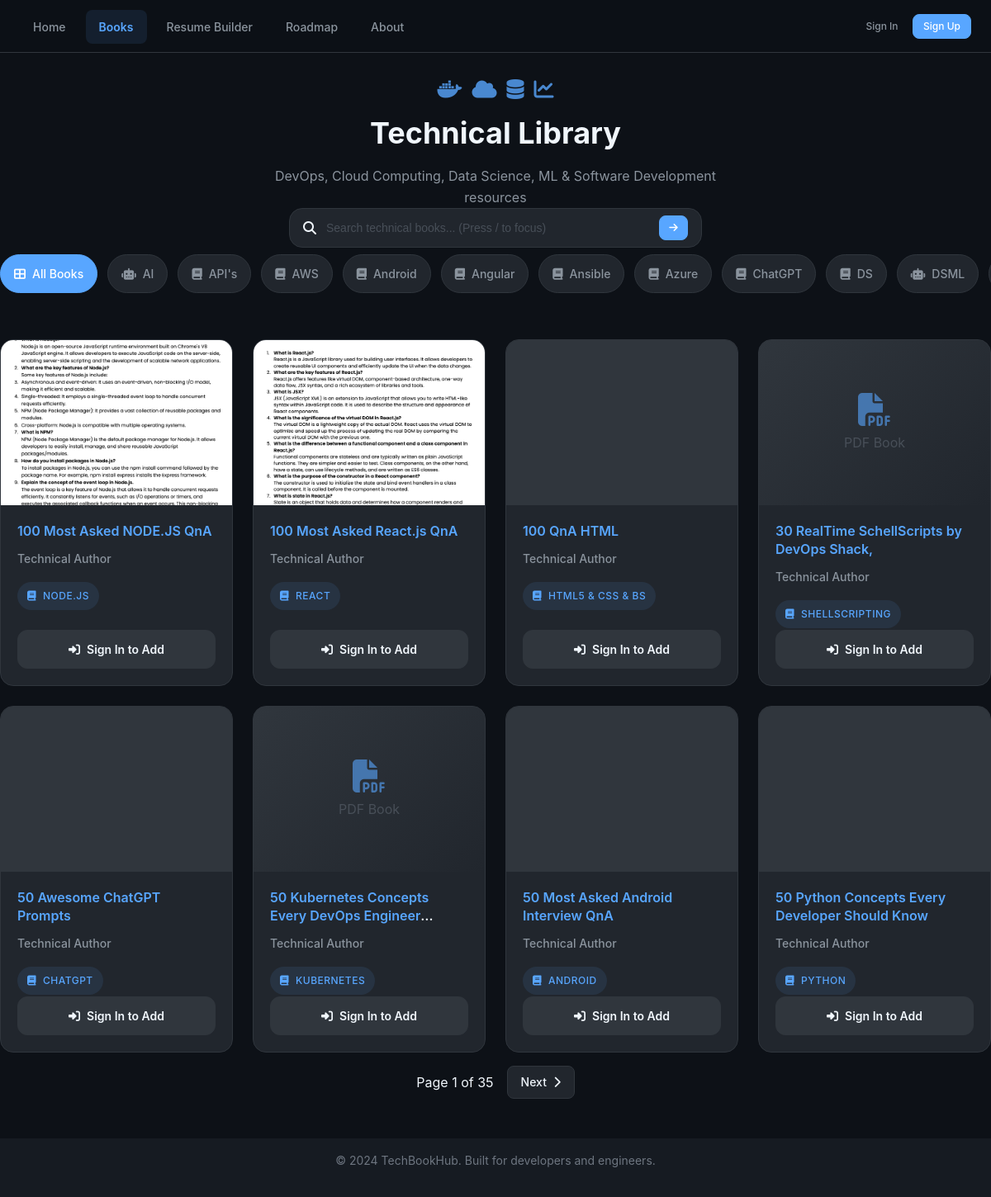
The page /books/ on the database its author committed.
### books/models.py (models this page shows, shortened)
class Category(models.Model):
    name = models.CharField(max_length=100, unique=True)
    slug = models.SlugField(max_length=100, unique=True)
    description = models.TextField(blank=True, default='')
    parent = models.ForeignKey('self', on_delete=models.CASCADE, null=True, blank=True, related_name='subcategories')
    class Meta:
        verbose_name_plural = 'Categories'

class Book(models.Model):
    id = models.AutoField(primary_key=True)
    name = models.CharField(max_length=255)
    price = models.IntegerField()
    description = models.TextField()
    author = models.CharField(max_length=255, blank=True, default='')
    cover_image = models.ImageField(upload_to='book_images/', null=True, blank=True)
    pdf = models.FileField(upload_to='book_pdfs/', null=True, blank=True)
    category = models.ForeignKey(Category, on_delete=models.SET_NULL, null=True, blank=True, related_name='books')
    @property
    def cover(self):
        return self.cover_image

### books/views.py (the view, shortened to what this page needs)
# urls.py: path('', views.index, name='books.index'),
def index(request):
    search_term = request.GET.get('search')
    if search_term:
        books = Book.objects.filter(name__icontains=search_term).order_by('name')
    else:
        books = Book.objects.all().order_by('name')
    paginator = Paginator(books, 8)  # Show 8 books per page
    page_number = request.GET.get('page')
    page_obj = paginator.get_page(page_number)
    categories = Category.objects.filter(parent=None).order_by('name')
    user_library_book_ids = []
    access_context = get_user_access_context(request.user)
    template_data = {}
    template_data['title'] = 'Books'
    template_data['books'] = page_obj
    template_data['categories'] = categories
    template_data['search_term'] = search_term
    template_data['user_library_book_ids'] = user_library_book_ids
    template_data['access_context'] = access_context
    return render(request, 'books/index.html', {'template_data': template_data})

### accounts/access_control.py (called while the page is built, shortened)
def get_user_access_context(user):
    if not user or not user.is_authenticated:
        return {
            'has_content_access': False,
            'is_superuser': False,
            'access_status': None,
            'can_request_access': False,
            'access_status_display': 'Not Authenticated'
        }

### accounts/context_processors.py (called while the page is built)
def access_control_context(request):
    try:
        if hasattr(request, 'user') and request.user and request.user.is_authenticated:
            return {
                'access_context': get_user_access_context(request.user)
            }
    except Exception as e:
        import logging
        logger = logging.getLogger(__name__)
        logger.error(f"Error in access_control_context: {e}")
    return {
        'access_context': {
            'has_content_access': False,
            'is_superuser': False,
            'access_status': None,
            'can_request_access': False,
            'access_status_display': 'Unknown'
        }
    }

### books/templates/books/index.html (shortened to what this page needs)
{% extends 'base.html' %}
{% load static %}
{% block content %}
<div class="container" style="padding: var(--space-8) 0;">
  <div class="text-center mb-12 animate-slide-down">
    <div class="d-flex justify-content-center gap-3 mb-4" style="opacity: 0.8;">
      <div class="animate-pulse" style="animation-delay: 0s;">
        <i class="fab fa-docker" style="font-size: var(--font-size-2xl); color: var(--accent-primary);"></i>
      </div>
      <div class="animate-pulse" style="animation-delay: 0.5s;">
        <i class="fas fa-cloud" style="font-size: var(--font-size-2xl); color: var(--accent-primary);"></i>
      </div>
      <div class="animate-pulse" style="animation-delay: 1s;">
        <i class="fas fa-database" style="font-size: var(--font-size-2xl); color: var(--accent-primary);"></i>
      </div>
      <div class="animate-pulse" style="animation-delay: 1.5s;">
        <i class="fas fa-chart-line" style="font-size: var(--font-size-2xl); color: var(--accent-primary);"></i>
      </div>
    </div>
    <h1 class="mb-4">Technical Library</h1>
    <p class="text-secondary" style="max-width: 600px; margin: 0 auto;">
      {% if template_data.category %}
        {{ template_data.category.name }} • Professional technical books and resources for engineers
      {% else %}
        DevOps, Cloud Computing, Data Science, ML & Software Development resources
      {% endif %}
    </p>
  </div>
  <div class="animate-slide-up animate-stagger-1 mb-10">
    <div class="text-center" style="max-width: 500px; margin: 0 auto;">
      <form method="GET" class="d-flex">
        <div class="form-group" style="flex: 1; margin-bottom: 0;">
          <div class="d-flex align-items-center gap-3" style="background-color: var(--bg-surface); border: 1px solid var(--border-default); border-radius: var(--radius-xl); padding: var(--space-2) var(--space-4); transition: all var(--transition-fast);">
            <i class="fas fa-search text-muted"></i>
            <input type="text" name="search" class="form-control" placeholder="Search technical books... (Press / to focus)"
                   value="{{ template_data.search_term|default:'' }}"
                   style="background: transparent; border: none; outline: none; padding: 0;">
            <button type="submit" class="btn btn-primary btn-sm">
              <i class="fas fa-arrow-right"></i>
            </button>
          </div>
        </div>
      </form>
    </div>
  </div>
  {% if template_data.categories %}
  <div class="category-navigation animate-slide-up animate-stagger-2">
    <div class="category-scroll">
      <a href="{% url 'books.index' %}" class="category-chip {% if not template_data.category %}active{% endif %}">
        <i class="fas fa-th-large"></i>
        <span>All Books</span>
      </a>
      {% for category in template_data.categories %}
        <a href="{% url 'books.category' category.slug %}"
           class="category-chip {% if template_data.category.id == category.id %}active{% endif %}">
          {% if 'devops' in category.name|lower or 'ops' in category.name|lower %}
            <i class="fas fa-cogs"></i>
          {% elif 'cloud' in category.name|lower %}
            <i class="fas fa-cloud"></i>
          {% elif 'data' in category.name|lower %}
            <i class="fas fa-chart-bar"></i>
          {% elif 'machine' in category.name|lower or 'ml' in category.name|lower or 'ai' in category.name|lower %}
            <i class="fas fa-robot"></i>
          {% elif 'software' in category.name|lower or 'development' in category.name|lower or 'programming' in category.name|lower %}
            <i class="fas fa-code"></i>
          {% elif 'database' in category.name|lower or 'sql' in category.name|lower %}
            <i class="fas fa-database"></i>
          {% elif 'observability' in category.name|lower or 'monitoring' in category.name|lower %}
            <i class="fas fa-chart-line"></i>
          {% else %}
            <i class="fas fa-book"></i>
          {% endif %}
          <span>{{ category.name }}</span>
        </a>
      {% endfor %}
    </div>
  </div>
  {% endif %}
  <div class="books-section">
    {% if template_data.books %}
      <div class="books-grid">
        {% for book in template_data.books %}
          <div class="book-card animate-slide-up animate-stagger-{{ forloop.counter }}" data-book-url="{% url 'books.show' book.id %}">
            <div class="book-cover">
              {% if book.cover %}
                <img src="{{ book.cover.url }}"
                     alt="{{ book.name }}"
                     loading="lazy"
                     decoding="async"
                     fetchpriority="{% if forloop.counter <= 4 %}high{% else %}low{% endif %}">
              {% else %}
                <div class="book-cover-placeholder">
                  <i class="fas fa-file-code"></i>
                  <span>Technical Book</span>
                </div>
              {% endif %}
            </div>
            <div class="book-info">
              <div>
                <h4 class="book-title">
                  <a href="{% url 'books.show' book.id %}">{{ book.name }}</a>
                </h4>
                <p class="book-author">{{ book.author|default:"Technical Author" }}</p>
                {% if book.category %}
                  <div class="book-category">
                    {% if 'devops' in book.category.name|lower %}
                      <i class="fas fa-cogs"></i>
                    {% elif 'cloud' in book.category.name|lower %}
                      <i class="fas fa-cloud"></i>
                    {% elif 'data' in book.category.name|lower %}
                      <i class="fas fa-chart-bar"></i>
                    {% elif 'machine' in book.category.name|lower %}
                      <i class="fas fa-robot"></i>
                    {% elif 'software' in book.category.name|lower %}
                      <i class="fas fa-code"></i>
                    {% elif 'database' in book.category.name|lower %}
                      <i class="fas fa-database"></i>
                    {% else %}
                      <i class="fas fa-book"></i>
                    {% endif %}
                    {{ book.category.name }}
                  </div>
                {% endif %}
              </div>
              {% if user.is_authenticated %}
                <div class="book-actions">
                  {% if access_context.has_content_access %}
                    {% if book.id in template_data.user_library_book_ids %}
                      <button class="library-toggle-btn in-library remove-from-library" data-book-id="{{ book.id }}" data-book-title="{{ book.name }}">
                        <i class="fas fa-check-circle"></i>
                        <span>In Library</span>
                      </button>
                    {% else %}
                      <button class="library-toggle-btn add-to-library" data-book-id="{{ book.id }}" data-book-title="{{ book.name }}">
                        <i class="fas fa-plus-circle"></i>
                        <span>Add to Library</span>
                      </button>
                    {% endif %}
                  {% else %}
                    <button class="library-toggle-btn disabled" disabled title="Access approval required">
                      <i class="fas fa-lock"></i>
                      <span>Access Required</span>
                    </button>
                  {% endif %}
                </div>
              {% else %}
                <div class="book-actions">
                  <a href="{% url 'accounts.login' %}" class="library-toggle-btn signin-btn">
                    <i class="fas fa-sign-in-alt"></i>
                    <span>Sign In to Add</span>
                  </a>
                </div>
              {% endif %}
            </div>
          </div>
        {% endfor %}
      </div>
      {% if template_data.books.has_other_pages %}
        <div class="d-flex align-items-center justify-content-center gap-4 mt-12">
          <span class="text-secondary">
            Page {{ template_data.books.number }} of {{ template_data.books.paginator.num_pages }}
          </span>
          {% if template_data.books.has_next %}
            <a href="?page={{ template_data.books.next_page_number }}{% if template_data.search_term %}&search={{ template_data.search_term }}{% endif %}"
               class="btn btn-secondary">
              Next
              <i class="fas fa-chevron-right"></i>
            </a>
          {% endif %}
        </div>
      {% endif %}
    {% endif %}
  </div>
</div>
{% endblock content %}

### booksstore/static/css/components-dark.css (style rules this page uses)
.books-grid { display: grid; grid-template-columns: repeat(auto-fill, minmax(280px, 1fr)); gap: var(--space-6); padding: var(--space-4) 0; }
.book-card { background-color: var(--bg-surface); border: 1px solid var(--border-default); border-radius: var(--radius-xl); overflow: hidden; transition: all var(--transition-normal); cursor: pointer; display: flex; flex-direction: column; height: 420px; position: relative; }
.book-card::before { content: ''; position: absolute; top: 0; left: 0; right: 0; bottom: 0; background: linear-gradient(135deg, var(--accent-subtle) 0%, transparent 50%); opacity: 0; transition: opacity var(--transition-normal); pointer-events: none; z-index: 1; }
.book-cover { width: 100%; height: 200px; background: var(--bg-elevated); display: flex; align-items: center; justify-content: center; position: relative; overflow: hidden; }
.book-cover img { max-width: 100%; max-height: 100%; width: auto; height: auto; object-fit: contain; transition: transform var(--transition-normal); z-index: 2; }
.book-info { padding: var(--space-5); flex: 1; display: flex; flex-direction: column; justify-content: space-between; position: relative; z-index: 2; }
.book-title { font-size: var(--font-size-base); font-weight: var(--font-weight-semibold); color: var(--text-primary); margin-bottom: var(--space-3); line-height: var(--line-height-snug); display: -webkit-box; -webkit-line-clamp: 2; -webkit-box-orient: vertical; overflow: hidden; }
.book-author { font-size: var(--font-size-sm); color: var(--text-secondary); margin-bottom: var(--space-4); font-weight: var(--font-weight-medium); }
.book-category { display: inline-flex; align-items: center; gap: var(--space-2); padding: var(--space-2) var(--space-3); background-color: var(--accent-subtle); color: var(--accent-primary); border-radius: var(--radius-full); font-size: var(--font-size-xs); font-weight: var(--font-weight-medium); text-transform: uppercase; letter-spacing: 0.5px; }
.book-actions { display: flex; gap: var(--space-2); margin-top: auto; }
.category-navigation { margin-bottom: var(--space-8); }
.category-scroll { display: flex; gap: var(--space-3); overflow-x: auto; padding: var(--space-2) 0; scrollbar-width: none; -ms-overflow-style: none; }
.category-chip { display: flex; align-items: center; gap: var(--space-2); padding: var(--space-3) var(--space-4); background-color: var(--bg-surface); color: var(--text-secondary); border: 1px solid var(--border-default); border-radius: var(--radius-full); text-decoration: none; font-size: var(--font-size-sm); font-weight: var(--font-weight-medium); white-space: nowrap; transition: all var(--transition-fast); }
.category-chip.active { background-color: var(--accent-primary); color: white; border-color: var(--accent-primary); }
.animate-slide-up { animation: slideInUp 0.6s ease-out; }
.animate-slide-down { animation: slideInDown 0.6s ease-out; }
.animate-pulse { animation: pulse 2s ease-in-out infinite; }
.animate-stagger-1 { animation-delay: 0.1s; }
.animate-stagger-2 { animation-delay: 0.2s; }
.animate-stagger-3 { animation-delay: 0.3s; }
.animate-stagger-4 { animation-delay: 0.4s; }
.animate-stagger-5 { animation-delay: 0.5s; }
.text-center { text-align: center; }
.gap-3 { gap: var(--space-3); }
.library-toggle-btn { display: inline-flex; align-items: center; justify-content: center; gap: var(--space-2); width: 100%; padding: var(--space-3) var(--space-4); border-radius: var(--radius-lg); font-size: var(--font-size-sm); font-weight: 600; text-decoration: none; transition: all 0.2s ease-out; cursor: pointer; border: none; background: linear-gradient(135deg, var(--accent-primary), #2563eb); color: white; }
.library-toggle-btn.signin-btn { background: var(--bg-elevated); color: var(--text-primary); border: 1px solid var(--border-default); }

### booksstore/static/css/auth-enterprise.css (style rules this page uses)
.form-group { position: relative; }
.animate-slide-down { animation: slideDown 0.4s ease-out; }

### rows shown on the page
Category: name "AI"
Category: name "API's"
Category: name "AWS"
Category: name "Android"
Category: name "Angular"
Category: name "Ansible"
Category: name "Azure"
Category: name "ChatGPT"
Category: name "DS"
Category: name "DSML"
Book: cover (picture), name "100 Most Asked NODE.JS QnA", author "Technical Author", category.name "NODE.JS"
Book: cover (picture), name "100 Most Asked React.js QnA", author "Technical Author", category.name "REACT"
Book: cover (picture), name "100 QnA HTML", author "Technical Author", category.name "HTML5 & CSS & BS"
Book: name "30 RealTime SchellScripts by DevOps Shack,", author "Technical Author", category.name "SHELLSCRIPTING"
Book: cover (picture), name "50 Awesome ChatGPT Prompts", author "Technical Author", category.name "CHATGPT"
Book: name "50 Kubernetes Concepts Every DevOps…", author "Technical Author", category.name "KUBERNETES"
Book: cover (picture), name "50 Most Asked Android Interview QnA", author "Technical Author", category.name "ANDROID"
Book: cover (picture), name "50 Python Concepts Every Developer Should Know", author "Technical Author", category.name "PYTHON"

### other values the page prints
{{ template_data.books.number }} "1"
{{ template_data.books.paginator.num_pages }} "35"
